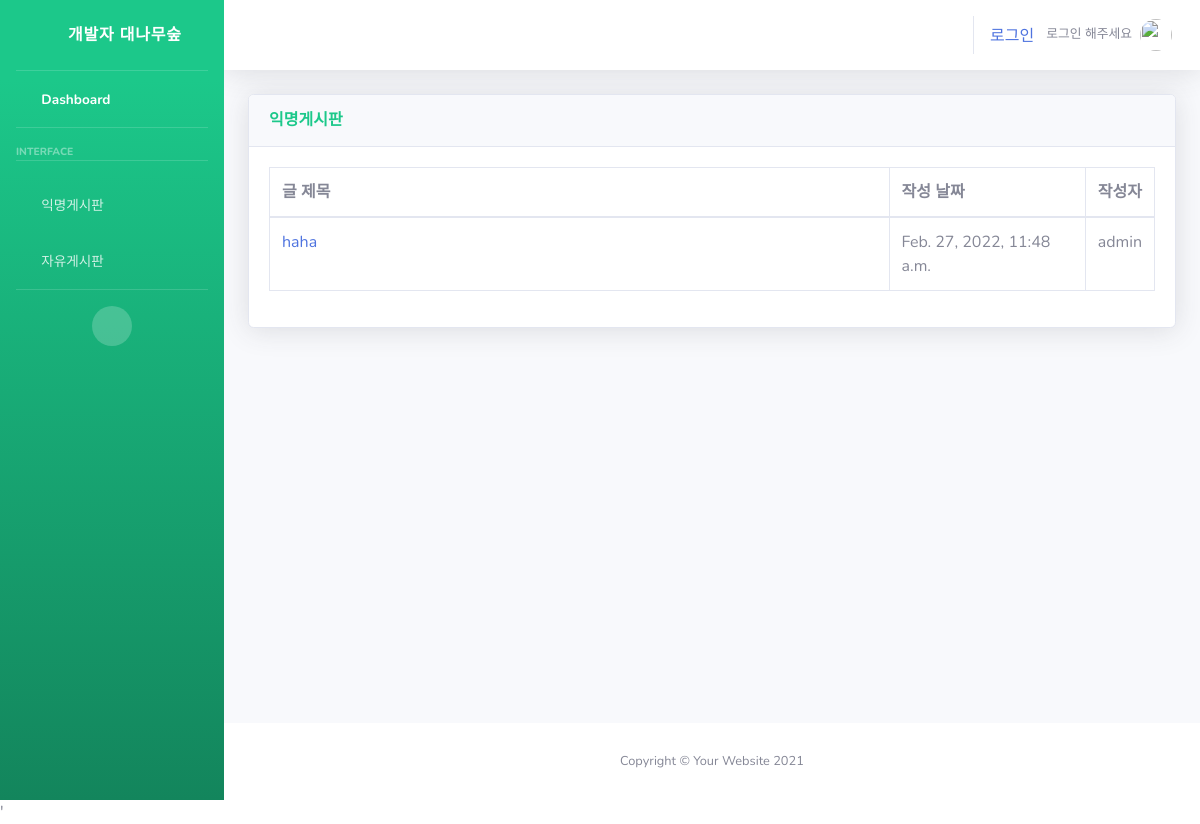
Page /freehome on the committed database.
### snsapp/models.py (models this page shows, shortened)
class FreePost(models.Model):
  title = models.CharField(max_length=200)
  body = models.TextField()
  date = models.DateTimeField(auto_now_add=True)
  author = models.ForeignKey(User, on_delete=models.CASCADE)

### snsapp/views.py (the view)
# urls.py: path('freehome', views.freehome, name='freehome'),
def freehome(request):
    freeposts = FreePost.objects.filter().order_by('-date')
    return render(request, 'free_index.html', {'freeposts': freeposts})

### snsapp/templates/free_index.html (shortened to what this page needs)
{% extends 'base.html' %}
{% block content %}
<div class="card shadow mb-4">
    <div class="card-header py-3">
        <h6 class="m-0 font-weight-bold text-success">익명게시판</h6>
    </div>
    <div class="card-body">
        <div class="table-responsive">
            <table class="table table-bordered" id="dataTable" width="100%" cellspacing="0">
                <thead>
                    <tr>
                        <th width="70%">글 제목</th>
                        <th>작성 날짜</th>
                        <th>작성자</th>
                    </tr>
                </thead>
                <tbody>
                    {% for freepost in freeposts %}
                    <tr>
                        <td><a href="{% url 'freedetail' freepost.id %}">{{ freepost.title }}</a></td>
                        <td>{{ freepost.date }}</td>
                        <td>{{ freepost.author.username }}</td>
                    </tr>
                    {% endfor %}
                </tbody>
            </table>
        </div>
    </div>
</div>
{% endblock %}

### rows in the picture
FreePost: title "haha", date "Feb. 27, 2022, 11:48 a.m.", author.username "admin"
